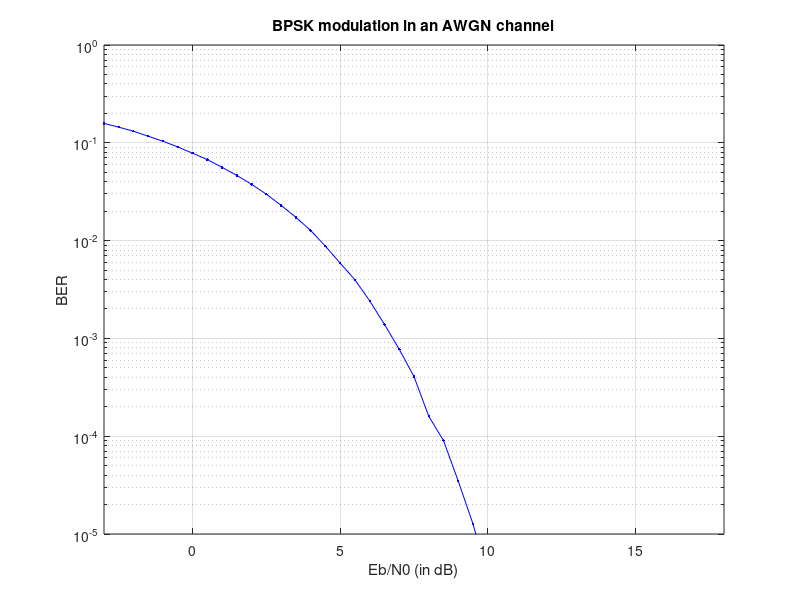

Reproduce this figure in MATLAB.
clc;
clear all;

Eb_No_start = -3;
Eb_No_delta = 0.5;
Eb_No_stop = 18;
BER_stop = 1e-5;

% Setup the SNR for the first iteration of the loop.
Eb_No_count = 1;
Eb_No = Eb_No_start;
BER = 1;

%%%%%%%%%%%%%%%%%%%%%%%%%%%%%%%%%%%%%%%%%%%%%%%%%%%%%%%%%%%%%%%%%%%%%%%%%%%
% Generate bits
%%%%%%%%%%%%%%%%%%%%%%%%%%%%%%%%%%%%%%%%%%%%%%%%%%%%%%%%%%%%%%%%%%%%%%%%%%%
rng('default') %seed
bit_length = 10^6; %number of bits
bit_genreated = randi([0,1],1,bit_length); % generating 0,1 at uniform distribution
%%%%%%%%%%%%%%%%%%%%%%%%%%%%%%%%%%%%%%%%%%%%%%%%%%%%%%%%%%%%%%%%%%%%%%%%%%%
% bit to symbol
%%%%%%%%%%%%%%%%%%%%%%%%%%%%%%%%%%%%%%%%%%%%%%%%%%%%%%%%%%%%%%%%%%%%%%%%%%%
symbol = 2*bit_genreated-1; % 0 to -1, 1 to 1
bit_per_symbol=numel(symbol)/bit_length;
% Loop until the job is killed or until the SNR or BER target is reached.
while Eb_No <= Eb_No_stop && BER >= BER_stop
    
    % Convert from SNR (in dB) to noise power spectral density.
    
    % Counters to store the number of errors and bits simulated so far.
    error_count=0;
    bit_count=0;
    
    % Keep going until enough errors have been observed. This runs the simulation only as long as is required to keep the BER vs SNR curve smooth.
    while error_count < 100
        
        %%%%%%%%%%%%%%%%%%%%%%%%%%%%%%%%%%%%%%%%%%%%%%%%%%%%%%%%%%%%%%%%%%%%%%%%%%%
        % AWGN Generator
        %%%%%%%%%%%%%%%%%%%%%%%%%%%%%%%%%%%%%%%%%%%%%%%%%%%%%%%%%%%%%%%%%%%%%%%%%%%
        sigma_x = std(symbol);
        sigma_n = 1/sqrt(2*(10^((Eb_No + 10*log10(bit_per_symbol))/10)));
        n = sigma_x*sigma_n*[randn(1,bit_length) + 1i*randn(1,bit_length)]; % white gaussian noise
        
        %%%%%%%%%%%%%%%%%%%%%%%%%%%%%%%%%%%%%%%%%%%%%%%%%%%%%%%%%%%%%%%%%%%%%%%%%%%
        %Add AWGN 
        %%%%%%%%%%%%%%%%%%%%%%%%%%%%%%%%%%%%%%%%%%%%%%%%%%%%%%%%%%%%%%%%%%%%%%%%%%%
        symbol_received = symbol + n;
        
        %%%%%%%%%%%%%%%%%%%%%%%%%%%%%%%%%%%%%%%%%%%%%%%%%%%%%%%%%%%%%%%%%%%%%%%%%%%
        %symbol to bit 
        %%%%%%%%%%%%%%%%%%%%%%%%%%%%%%%%%%%%%%%%%%%%%%%%%%%%%%%%%%%%%%%%%%%%%%%%%%%        
        bit_received = real(symbol_received)>=0;
        
        
        % Accumulate the number of errors and bits that have been simulated so far.
        delayB = 0;
        error_count = error_count + sum(bit_received(delayB+1:end) ~= bit_genreated(1:end-delayB));
        bit_count = bit_count + bit_length;
    end
    
    % Calculate the BER.
    BER = error_count/bit_count;
    
    % Store the SNR and BER in a matrix and display it.
    results(Eb_No_count,1) = Eb_No;
    results(Eb_No_count,2) = BER
    
    % Plot the results. This will be ignored on Lyceum.
    semilogy(results(:,1),results(:,2),'b.-');
    title('BPSK modulation in an AWGN channel');
    ylabel('BER');
    xlabel('Eb/N0 (in dB)');
    if  BER_stop ~= 0
        ylim([BER_stop,1]);
    end
    if Eb_No_stop ~= inf
        xlim([Eb_No_start, Eb_No_stop]);
    end
    grid on
    % Setup the SNR for the next iteration of the loop.
    Eb_No = Eb_No + Eb_No_delta;
    Eb_No_count = Eb_No_count + 1;
end
